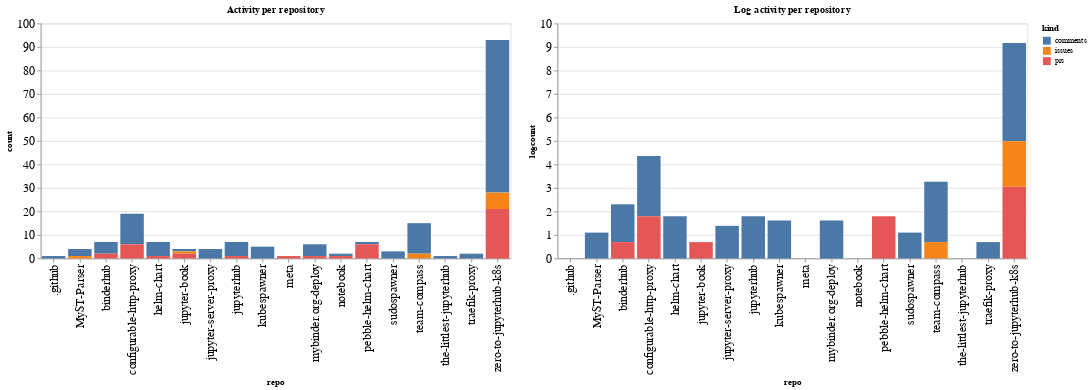

The cell this chart's notebook holds for it:
### Code cell
ch1 = alt.Chart(repo_summaries, width=600, title="Activity per repository").mark_bar().encode(
    x='repo',
    y='count',
    color='kind',
    tooltip="kind"
)

ch2 = alt.Chart(repo_summaries, width=600, title="Log activity per repository").mark_bar().encode(
    x='repo',
    y='logcount',
    color='kind',
    tooltip="kind"
)

ch1 | ch2

### Figure 1 — Vega-Lite specification as saved in the notebook (floating-point values rounded to 4 significant figures)
{"config": {"axisLeft": {"labelFontSize": 15}, "axisBottom": {"labelFontSize": 15}}, "hconcat": [{"mark": "bar", "encoding": {"color": {"type": "nominal", "field": "kind"}, "tooltip": {"type": "nominal", "field": "kind"}, "x": {"type": "nominal", "field": "repo"}, "y": {"type": "quantitative", "field": "count"}}, "title": "Activity per repository", "width": 600}, {"mark": "bar", "encoding": {"color": {"type": "nominal", "field": "kind"}, "tooltip": {"type": "nominal", "field": "kind"}, "x": {"type": "nominal", "field": "repo"}, "y": {"type": "quantitative", "field": "logcount"}}, "title": "Log activity per repository", "width": 600}], "data": {"name": "data-f59c7278dfd886c1653b1efe9d8858f8"}, "$schema": "https://vega.github.io/schema/vega-lite/v4.8.1.json", "datasets": {"data-f59c7278dfd886c1653b1efe9d8858f8": [{"repo": ".github", "kind": "comments", "count": 1, "logcount": 0.0}, {"repo": "MyST-Parser", "kind": "comments", "count": 3, "logcount": 1.099}, {"repo": "MyST-Parser", "kind": "issues", "count": 1, "logcount": 0.0}, {"repo": "binderhub", "kind": "comments", "count": 5, "logcount": 1.609}, {"repo": "binderhub", "kind": "prs", "count": 2, "logcount": 0.6931}, {"repo": "configurable-http-proxy", "kind": "comments", "count": 13, "logcount": 2.565}, {"repo": "configurable-http-proxy", "kind": "prs", "count": 6, "logcount": 1.792}, {"repo": "helm-chart", "kind": "comments", "count": 6, "logcount": 1.792}, {"repo": "helm-chart", "kind": "prs", "count": 1, "logcount": 0.0}, {"repo": "jupyter-book", "kind": "comments", "count": 1, "logcount": 0.0}, {"repo": "jupyter-book", "kind": "issues", "count": 1, "logcount": 0.0}, {"repo": "jupyter-book", "kind": "prs", "count": 2, "logcount": 0.6931}, {"repo": "jupyter-server-proxy", "kind": "comments", "count": 4, "logcount": 1.386}, {"repo": "jupyterhub", "kind": "comments", "count": 6, "logcount": 1.792}, {"repo": "jupyterhub", "kind": "prs", "count": 1, "logcount": 0.0}, {"repo": "kubespawner", "kind": "comments", "count": 5, "logcount": 1.609}, {"repo": "meta", "kind": "prs", "count": 1, "logcount": 0.0}, {"repo": "mybinder.org-deploy", "kind": "comments", "count": 5, "logcount": 1.609}, {"repo": "mybinder.org-deploy", "kind": "prs", "count": 1, "logcount": 0.0}, {"repo": "notebook", "kind": "comments", "count": 1, "logcount": 0.0}, {"repo": "notebook", "kind": "prs", "count": 1, "logcount": 0.0}, {"repo": "pebble-helm-chart", "kind": "comments", "count": 1, "logcount": 0.0}, {"repo": "pebble-helm-chart", "kind": "prs", "count": 6, "logcount": 1.792}, {"repo": "sudospawner", "kind": "comments", "count": 3, "logcount": 1.099}, {"repo": "team-compass", "kind": "comments", "count": 13, "logcount": 2.565}, {"repo": "team-compass", "kind": "issues", "count": 2, "logcount": 0.6931}, {"repo": "the-littlest-jupyterhub", "kind": "comments", "count": 1, "logcount": 0.0}, {"repo": "traefik-proxy", "kind": "comments", "count": 2, "logcount": 0.6931}, {"repo": "zero-to-jupyterhub-k8s", "kind": "comments", "count": 65, "logcount": 4.174}, {"repo": "zero-to-jupyterhub-k8s", "kind": "issues", "count": 7, "logcount": 1.946}, {"repo": "zero-to-jupyterhub-k8s", "kind": "prs", "count": 21, "logcount": 3.045}]}}
